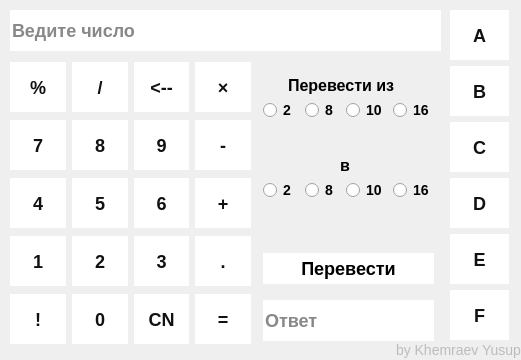
<?xml version="1.0" encoding="UTF-8"?>
<ui version="4.0">
 <class>Form</class>
 <widget class="QWidget" name="Form">
  <property name="geometry">
   <rect>
    <x>0</x>
    <y>0</y>
    <width>521</width>
    <height>360</height>
   </rect>
  </property>
  <property name="minimumSize">
   <size>
    <width>521</width>
    <height>360</height>
   </size>
  </property>
  <property name="maximumSize">
   <size>
    <width>521</width>
    <height>360</height>
   </size>
  </property>
  <property name="sizeIncrement">
   <size>
    <width>521</width>
    <height>360</height>
   </size>
  </property>
  <property name="baseSize">
   <size>
    <width>521</width>
    <height>360</height>
   </size>
  </property>
  <property name="windowTitle">
   <string>Калькулятор систем счисления</string>
  </property>
  <property name="windowIcon">
   <iconset resource="rc.qrc">
    <normaloff>:/calculator-icon/calculator-icon.png</normaloff>:/calculator-icon/calculator-icon.png</iconset>
  </property>
  <property name="styleSheet">
   <string notr="true">QPushButton{
background: #fff;
width: 55px;
height: 50px;
font-size: 14px;
font-weight: 500;
text-align: center;
border: none;
font-weight: 500;
text-transform: uppercase;
color: #111;
font-size: 18px;
border-radius: 40px;
}

QPushButton:hover{
background: #8e8e93;
color: #fff;
}

QPushButton:pressed{
background: #fc3d39;

}

QLabel{
font-size: 14px;
text-align: center;
}

QLabel_2{
font-size: 14px;
text-align: center;
}

QLineEdit{
font-size: 14px;
outline: none;
border: none;
background: #fff;
font-weight: 500;
color: #111;
font-size: 18px;
}

QTextBrowser{
font-size: 14px;
}

QRadioButton{
color: #000;
font-weight: 500;
text-transform: uppercase;
font-size: 14px;
}</string>
  </property>
  <widget class="QLineEdit" name="lineEdit">
   <property name="geometry">
    <rect>
     <x>10</x>
     <y>10</y>
     <width>431</width>
     <height>41</height>
    </rect>
   </property>
   <property name="frame">
    <bool>true</bool>
   </property>
   <property name="echoMode">
    <enum>QLineEdit::Normal</enum>
   </property>
   <property name="placeholderText">
    <string>Ведите число</string>
   </property>
  </widget>
  <widget class="QWidget" name="gridLayoutWidget">
   <property name="geometry">
    <rect>
     <x>10</x>
     <y>60</y>
     <width>241</width>
     <height>291</height>
    </rect>
   </property>
   <layout class="QGridLayout" name="gridLayout">
    <item row="3" column="3">
     <widget class="QPushButton" name="pushButton_14">
      <property name="text">
       <string>.</string>
      </property>
     </widget>
    </item>
    <item row="4" column="0">
     <widget class="QPushButton" name="pushButton_10">
      <property name="text">
       <string>!</string>
      </property>
     </widget>
    </item>
    <item row="2" column="3">
     <widget class="QPushButton" name="pushButton_13">
      <property name="text">
       <string>+</string>
      </property>
     </widget>
    </item>
    <item row="1" column="0">
     <widget class="QPushButton" name="pushButton_7">
      <property name="text">
       <string>7</string>
      </property>
     </widget>
    </item>
    <item row="3" column="1">
     <widget class="QPushButton" name="pushButton_2">
      <property name="text">
       <string>2</string>
      </property>
     </widget>
    </item>
    <item row="4" column="2">
     <widget class="QPushButton" name="pushButton_cn">
      <property name="styleSheet">
       <string notr="true"/>
      </property>
      <property name="text">
       <string>CN</string>
      </property>
     </widget>
    </item>
    <item row="1" column="2">
     <widget class="QPushButton" name="pushButton_9">
      <property name="text">
       <string>9</string>
      </property>
     </widget>
    </item>
    <item row="3" column="0">
     <widget class="QPushButton" name="pushButton_1">
      <property name="text">
       <string>1</string>
      </property>
     </widget>
    </item>
    <item row="3" column="2">
     <widget class="QPushButton" name="pushButton_3">
      <property name="text">
       <string>3</string>
      </property>
     </widget>
    </item>
    <item row="2" column="1">
     <widget class="QPushButton" name="pushButton_5">
      <property name="text">
       <string>5</string>
      </property>
     </widget>
    </item>
    <item row="4" column="3">
     <widget class="QPushButton" name="pushButton_16">
      <property name="text">
       <string>=</string>
      </property>
     </widget>
    </item>
    <item row="1" column="3">
     <widget class="QPushButton" name="pushButton_15">
      <property name="text">
       <string>-</string>
      </property>
     </widget>
    </item>
    <item row="2" column="2">
     <widget class="QPushButton" name="pushButton_6">
      <property name="text">
       <string>6</string>
      </property>
     </widget>
    </item>
    <item row="2" column="0">
     <widget class="QPushButton" name="pushButton_4">
      <property name="text">
       <string>4</string>
      </property>
     </widget>
    </item>
    <item row="1" column="1">
     <widget class="QPushButton" name="pushButton_8">
      <property name="text">
       <string>8</string>
      </property>
     </widget>
    </item>
    <item row="0" column="1">
     <widget class="QPushButton" name="pushButton_20">
      <property name="text">
       <string>/</string>
      </property>
     </widget>
    </item>
    <item row="0" column="0">
     <widget class="QPushButton" name="pushButton_19">
      <property name="text">
       <string>%</string>
      </property>
     </widget>
    </item>
    <item row="0" column="2">
     <widget class="QPushButton" name="pushButton_BackSpace">
      <property name="text">
       <string>&lt;--</string>
      </property>
     </widget>
    </item>
    <item row="0" column="3">
     <widget class="QPushButton" name="pushButton">
      <property name="text">
       <string>×</string>
      </property>
     </widget>
    </item>
    <item row="4" column="1">
     <widget class="QPushButton" name="pushButton_0">
      <property name="text">
       <string>0</string>
      </property>
     </widget>
    </item>
   </layout>
  </widget>
  <widget class="QPushButton" name="btnResult">
   <property name="geometry">
    <rect>
     <x>263</x>
     <y>253</y>
     <width>171</width>
     <height>31</height>
    </rect>
   </property>
   <property name="styleSheet">
    <string notr="true">font-weight: 500;
text-transform: uppercase;
color: #000;
font-size: 18px;

</string>
   </property>
   <property name="text">
    <string>Перевести</string>
   </property>
   <property name="autoDefault">
    <bool>true</bool>
   </property>
  </widget>
  <widget class="QLabel" name="label_2">
   <property name="geometry">
    <rect>
     <x>396</x>
     <y>340</y>
     <width>131</width>
     <height>20</height>
    </rect>
   </property>
   <property name="styleSheet">
    <string notr="true">color: #BCBCBC;</string>
   </property>
   <property name="text">
    <string>by Khemraev Yusup</string>
   </property>
  </widget>
  <widget class="QLineEdit" name="resText">
   <property name="geometry">
    <rect>
     <x>263</x>
     <y>300</y>
     <width>171</width>
     <height>41</height>
    </rect>
   </property>
   <property name="placeholderText">
    <string>Ответ</string>
   </property>
  </widget>
  <widget class="QWidget" name="horizontalLayoutWidget_2">
   <property name="geometry">
    <rect>
     <x>263</x>
     <y>90</y>
     <width>171</width>
     <height>41</height>
    </rect>
   </property>
   <layout class="QHBoxLayout" name="horizontalLayout_2">
    <item>
     <widget class="QRadioButton" name="radioButton">
      <property name="text">
       <string>2</string>
      </property>
     </widget>
    </item>
    <item>
     <widget class="QRadioButton" name="radioButton_2">
      <property name="text">
       <string>8</string>
      </property>
     </widget>
    </item>
    <item>
     <widget class="QRadioButton" name="radioButton_3">
      <property name="text">
       <string>10</string>
      </property>
     </widget>
    </item>
    <item>
     <widget class="QRadioButton" name="radioButton_4">
      <property name="text">
       <string>16</string>
      </property>
     </widget>
    </item>
   </layout>
  </widget>
  <widget class="QLabel" name="label_3">
   <property name="geometry">
    <rect>
     <x>288</x>
     <y>70</y>
     <width>131</width>
     <height>31</height>
    </rect>
   </property>
   <property name="styleSheet">
    <string notr="true">font-weight: 500;
text-transform: uppercase;
color: #000;
font-size: 16px;</string>
   </property>
   <property name="text">
    <string>Перевести из</string>
   </property>
  </widget>
  <widget class="QWidget" name="horizontalLayoutWidget_3">
   <property name="geometry">
    <rect>
     <x>263</x>
     <y>170</y>
     <width>171</width>
     <height>41</height>
    </rect>
   </property>
   <layout class="QHBoxLayout" name="horizontalLayout_3">
    <item>
     <widget class="QRadioButton" name="radioButton_5">
      <property name="text">
       <string>2</string>
      </property>
     </widget>
    </item>
    <item>
     <widget class="QRadioButton" name="radioButton_6">
      <property name="text">
       <string>8</string>
      </property>
     </widget>
    </item>
    <item>
     <widget class="QRadioButton" name="radioButton_7">
      <property name="text">
       <string>10</string>
      </property>
     </widget>
    </item>
    <item>
     <widget class="QRadioButton" name="radioButton_8">
      <property name="text">
       <string>16</string>
      </property>
     </widget>
    </item>
   </layout>
  </widget>
  <widget class="QLabel" name="label_4">
   <property name="geometry">
    <rect>
     <x>340</x>
     <y>150</y>
     <width>16</width>
     <height>31</height>
    </rect>
   </property>
   <property name="styleSheet">
    <string notr="true">font-weight: 500;
text-transform: uppercase;
color: #000;
font-size: 16px;</string>
   </property>
   <property name="text">
    <string>в</string>
   </property>
  </widget>
  <widget class="QWidget" name="verticalLayoutWidget">
   <property name="geometry">
    <rect>
     <x>450</x>
     <y>10</y>
     <width>59</width>
     <height>332</height>
    </rect>
   </property>
   <layout class="QVBoxLayout" name="verticalLayout">
    <item>
     <widget class="QPushButton" name="pushButton_12">
      <property name="text">
       <string>A</string>
      </property>
     </widget>
    </item>
    <item>
     <widget class="QPushButton" name="pushButton_36">
      <property name="text">
       <string>B</string>
      </property>
     </widget>
    </item>
    <item>
     <widget class="QPushButton" name="pushButton_29">
      <property name="text">
       <string>C</string>
      </property>
     </widget>
    </item>
    <item>
     <widget class="QPushButton" name="pushButton_23">
      <property name="text">
       <string>D</string>
      </property>
     </widget>
    </item>
    <item>
     <widget class="QPushButton" name="pushButton_22">
      <property name="text">
       <string>E</string>
      </property>
     </widget>
    </item>
    <item>
     <widget class="QPushButton" name="pushButton_21">
      <property name="text">
       <string>F</string>
      </property>
     </widget>
    </item>
   </layout>
  </widget>
 </widget>
 <resources>
  <include location="rc.qrc"/>
 </resources>
 <connections/>
</ui>
